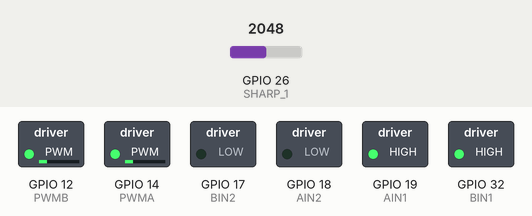
Simulated run of this sketch. Board: ESP32. Parts: switched loads named in the sketch (green lamp = pin HIGH). The inputs (shaded band) are chosen by the test bench; at power-on: GPIO 26 (SHARP_1) = 2048. What the sketch prints to the serial monitor is not drawn.

Above: at 0.1 s.
Timing chart, 0 to 1.6 s (numbered marks = the images above):
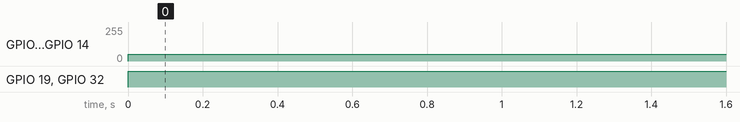

The sketch:

PruebaRobot.ino
```cpp
#include <analogWrite.h>
// Define model and input pin:
#define model 430

#define AIN1 19
#define AIN2 18
#define PWMA 14
#define BIN2 17
#define BIN1 32
#define PWMB 12
#define MOTOR_A 0
#define MOTOR_B 1
#define ADELANTE 0
#define ATRAS 1
#define OFF 2

#define SHARP_1 26
#define SHARP_2 25
#define SHARP_3 33


//unsigned long timer = 0;
int lectura = 0;

hw_timer_t * timer = NULL;

void IRAM_ATTR onTimer() {
  lectura = lecturaSensor(20, SHARP_1);
  Serial.println(lectura);
}


void setup() {
  // put your setup code here, to run once:
  Serial.begin(115200);
  timer = timerBegin(0, 80, true);

  /* Attach onTimer function to our timer */
  timerAttachInterrupt(timer, &onTimer, true);

  /* Set alarm to call onTimer function every second 1 tick is 1us
    => 1 second is 1000000us */
  /* Repeat the alarm (third parameter) */
  timerAlarmWrite(timer, 1000000, true);

  /* Start an alarm */
  timerAlarmEnable(timer);

  //pinMode(2, OUTPUT);
  // pinMode(4, OUTPUT);
  initializeSharp();
  initializeMotors();

}

void loop() {
  digitalWrite(15, HIGH);
  runForward();
  /*if ((millis() - timer) > 100 && (millis() - timer) < 120) {
    digitalWrite(15, LOW);
    runOff();
    delay(1000);
    lectura = lecturaSensor(20, SHARP_1);
    timer = millis();
    } else {
    Serial.println(lectura);

    }*/
}
```

PruebaAcelerometro.ino
```cpp
void initializeAcelerometro(){

}
```

PruebaCNY70.ino
```cpp
void initializeCNY70(){

}
```

PruebaMotor.ino
```cpp
#define POWER_B 50
#define POWER_A 50

void initializeMotors () {
  pinMode(AIN1, OUTPUT);
  pinMode(AIN2, OUTPUT);
  pinMode(PWMA, OUTPUT);
  pinMode(BIN1, OUTPUT);
  pinMode(BIN2, OUTPUT);
  pinMode(PWMB, OUTPUT);
}


void runForward() {
  setPowerMotor(POWER_A, MOTOR_A);
  setPowerMotor(POWER_B, MOTOR_B);
  runMotor(ADELANTE, MOTOR_A);
  runMotor(ADELANTE, MOTOR_B);
}

void runBackwards() {
  setPowerMotor(POWER_A, MOTOR_A);
  setPowerMotor(POWER_B, MOTOR_B);
  runMotor(ATRAS, MOTOR_A);
  runMotor(ATRAS, MOTOR_B);
}

void runRight() {
  setPowerMotor(POWER_A, MOTOR_A);
  setPowerMotor(POWER_B, MOTOR_B);
  runMotor(ADELANTE, MOTOR_A);
  runMotor(ATRAS, MOTOR_B);
}

void runLeft() {
  setPowerMotor(POWER_A, MOTOR_A);
  setPowerMotor(POWER_B, MOTOR_B);
  runMotor(ATRAS, MOTOR_A);
  runMotor(ADELANTE, MOTOR_B);
}

void runOff() {
  setPowerMotor(0, MOTOR_A);
  setPowerMotor(0, MOTOR_B);
  runMotor(OFF, MOTOR_A);
  runMotor(OFF, MOTOR_B);
}

void setPowerMotor(int power, int motor) {
  if (motor == MOTOR_A) {
    analogWrite(PWMA, power);
  } else {
    analogWrite(PWMB, power);
  }
}

void runMotor (int dir, int motor) {
  switch (dir) {
    case ADELANTE:
      if (motor == MOTOR_A) {
        digitalWrite(AIN1, HIGH);
        digitalWrite(AIN2, LOW);
      } else {
        digitalWrite(BIN1, HIGH);
        digitalWrite(BIN2, LOW);
      }
      break;
    case ATRAS:
      if (motor == MOTOR_A) {
        digitalWrite(AIN1, LOW);
        digitalWrite(AIN2, HIGH);
      } else {
        digitalWrite(BIN1, LOW);
        digitalWrite(BIN2, HIGH);
      }
      break;
    case OFF:
      if (motor == MOTOR_A) {
        digitalWrite(AIN1, LOW);
        digitalWrite(AIN2, LOW);
      } else {
        digitalWrite(BIN1, LOW);
        digitalWrite(BIN2, LOW);
      }
  }
}
```

PruebaSharp.ino
```cpp
void initializeSharp() {
  pinMode(SHARP_1, INPUT);
  pinMode(SHARP_2, INPUT);
  pinMode(SHARP_3, INPUT);
}

int lecturaSensor(int n, int pin)
{
  long suma = 0;
  for (int i = 0; i < n; i++)
  {
    suma = suma + analogRead(pin);
  }

  float adc = suma / n;
  float distancia_cm = 29.988 * pow(map(adc, 0, 4095, 0, 5000)/1000.0, -1.173);
  return (distancia_cm);
}
```

Measured:
- by itself, GPIO 12 (PWMB), GPIO 14 (PWMA): 0/255 → 50/255 at 0.00 s
- by itself, GPIO 19 (AIN1), GPIO 32 (BIN1): LOW → HIGH at 0.00 s
